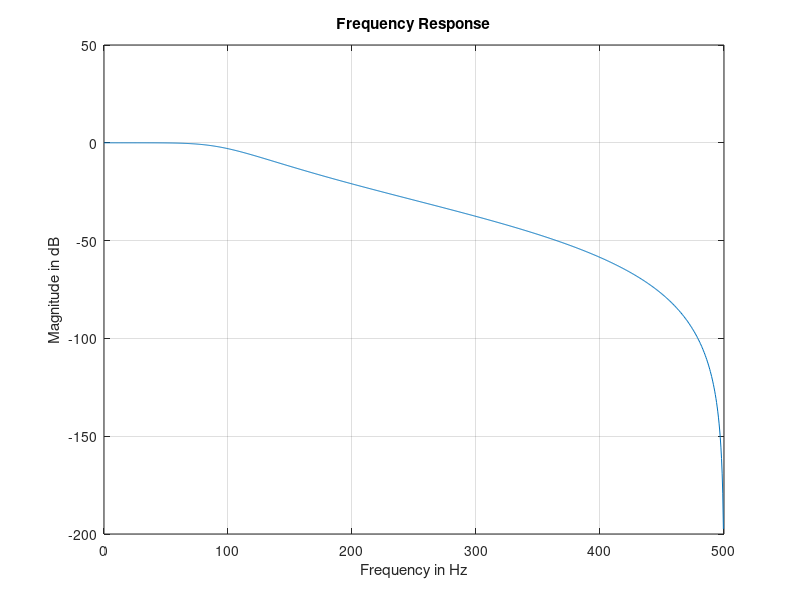
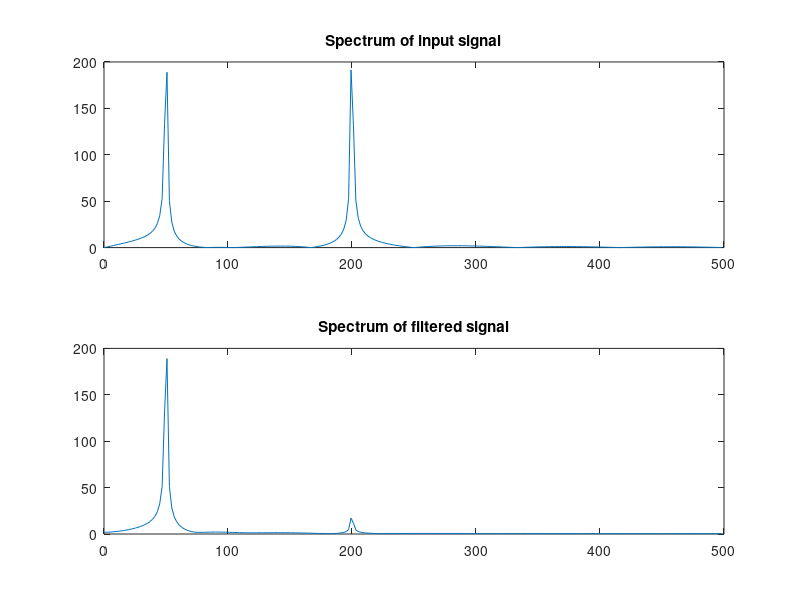

These charts were generated, in order, by the following MATLAB code:
clear, close all, clc;
Fs = 1000;
t = 0:1/Fs:0.5;
wc = 2*100/Fs;
x = sin(2*pi*t*50) + sin(2*pi*t*200);
[b,a] = butter(3,wc);
[H,W] = freqz(b,a,Fs);
figure(1);
k = W*Fs/(2*pi);
plot(k,20*log10(abs(H))),grid on;
title('Frequency Response');
xlabel('Frequency in Hz'),ylabel('Magnitude in dB');

yb = filter(b,a,x);
N = 512;
w = [0:N/2-1]*(Fs/N);

X = fft(x,N);
Yb = fft(yb,N);
figure(2);
subplot(211),plot(w,abs(X(1:N/2)));
title('Spectrum of input signal');
subplot(212), plot(w,abs(Yb(1:N/2)));
title('Spectrum of filtered signal');